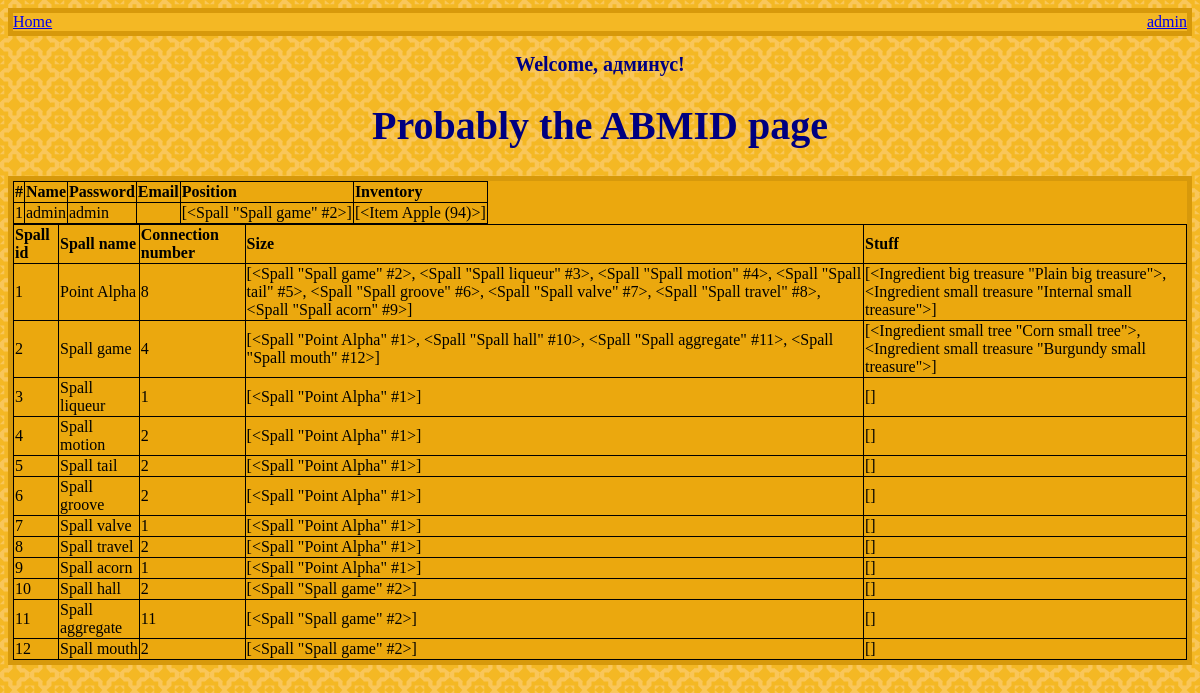
The page /admin (signed in) on the database its author committed.
### app.py (models this page shows, shortened)
class User(db.Model):
    id = db.Column(db.Integer, primary_key=True)
    name = db.Column(db.String(20), nullable=False)
    password = db.Column(db.String(100), nullable=False)
    email = db.Column(db.String(100))
    created_at = db.Column(db.DateTime(timezone=True), server_default=func.now())
    move = db.Column(db.String(100))
    bars = db.relationship("PlayerBar", backref="user")
    inventory = db.relationship("Item", backref="user")
    logs = db.Column(db.String(10000))

class Spall(db.Model):
    id = db.Column("id", db.Integer, primary_key=True)
    name = db.Column(db.String(40))
    nameorig = db.Column(db.Boolean)
    size = db.Column(db.Integer)
    awake = db.Column(db.Boolean)
    ingredients = db.relationship("Ingredient", backref="spall")
    bridges = db.relationship("Spall", secondary=bridges, primaryjoin=(bridges.c.primary == id),
                              secondaryjoin=(bridges.c.secondary == id), backref='spallings')
    guests = db.relationship("User", secondary=guestings, backref="position")
    def __repr__(self):
        return f'<Spall "{self.name}" #{self.id}>'

class Item(db.Model):
    id = db.Column(db.Integer, primary_key=True)
    name = db.Column(db.String(120), nullable=False)
    amount = db.Column(db.Integer, nullable=False)
    bars = db.relationship("ItemBar", backref="item")
    person_id = db.Column(db.Integer, db.ForeignKey('user.id'), nullable=False)
    def __repr__(self):
        return f'<Item {self.name} ({self.amount})>'

class Ingredient(db.Model):
    id = db.Column(db.Integer, primary_key=True)
    type = db.Column(db.String(120), nullable=False)
    name = db.Column(db.String(120), nullable=False)
    bars = db.relationship("IngBar", backref="ingredient")
    spall_id = db.Column(db.Integer, db.ForeignKey('spall.id'))
    def __repr__(self):
        return f'<Ingredient {self.type} "{self.name}">'

### app.py (the view)
@app.route('/admin', methods=['GET', 'POST'])
def admin():
    if "login" in session:
        if session["login"] == "admin":
            user_list = User.query.filter_by().all()
            return render_template('admin.html', listt=user_list, lenn=len(user_list),
                                   spalls=Spall.query.filter_by().all(), spalen=len(Spall.query.filter_by().all()))
        else:
            return redirect(url_for("homepage"))
    else:
        return redirect(url_for("login"))

### templates/admin.html
{% extends "base.html" %}
{%block content%}
<h2>Welcome, админус!</h2>
<h1>Probably the ABMID page</h1>
<div class="log">
    <table>
        <tr><th>#</th><th>Name</th><th>Password</th><th>Email</th><th>Position</th><th>Inventory</th></tr>
        {%for i in range(0, lenn)%}
        <tr><td>{{listt[i]["id"]}}</td><td>{{listt[i]["name"]}}</td><td>{{listt[i]["password"]}}</td><td>{{listt[i]["email"]}}</td><td>{{listt[i]["position"]}}</td><td>{{listt[i]["inventory"]}}</td></tr>
        {%endfor%}
    </table>
    <table>
        <tr><th>Spall  id</th><th>Spall name</th><th>Connection number</th><th>Size</th><th>Stuff</th></tr>
        {%for i in range(0, spalen)%}
        <tr><td>{{spalls[i].id}}</td><td>{{spalls[i].name}}</td><td>{{spalls[i].size}}</td><td>{{spalls[i].bridges}}</td><td>{{spalls[i].ingredients}}</td></tr>
        {%endfor%}
    </table>
</div>
{% endblock %}

### templates/base.html (shortened to what this page needs)
<!DOCTYPE html>
<html>
<head>
    <link rel="stylesheet" href="{{ url_for('static', filename='css/mystyle.css')}}">
</head>
<body>
<div class=nav>
    <a href="../">Home</a>
    <span style="float: right">
			{% if "login" in session %}
				<a href="../user" >{{session["login"]}}</a>
			{% else %}
				<a href="../login" >Sign in</a>
				<a href="../createaccount">Sign up</a>
			{% endif %}
			</span>
</div>
{%block content%}
{% endblock %}
</body>
</html>

### static/css/mystyle.css (style rules this page uses)
* { box-sizing: border-box; }
body { background-image: url("../img/yellow_back.png"); text-align: center; }
table, th, td { border: 1px solid black; border-collapse: collapse; }
h1 { color: navy; font-size: 40px; text-align: center; }
h2 { color: navy; font-size: 20px; text-align: center; }
.nav { display: block; border: 5px solid rgb(215,153,11); background-color: rgb(244,184,36); text-align: left; }
.log { margin: auto; border: 5px solid rgb(215,153,11); background-color: rgb(235, 168, 14); text-align: left; overflow-y: scroll; }

### rows shown on the page
User: id "1", name "admin", password "admin"
Spall: name+id "[<Spall \"Spall game\" #2>]", name+id "[<Spall \"Spall game\" #2>, <Spall \"Spall liqueur\" #3>, <Spall \"Spall motion\" #4>, <Spall \"Spall tail\" #5>, <Spall \"Spall groove\" #6>, <Spall \"Spall valve\" #7>, <Spall \"Spall travel\" #8>, <Spall \"Spall acorn\" #9>]" "[<Spall \"Spall game\" #2>]" "[<Spall \"Spall game\" #2>]" "[<Spall \"Spall game\" #2>]", id "2", name "Spall game", size "4"
Item: name+amount "[<Item Apple (94)>]"
Spall: id "1", name "Point Alpha", size "8", name+id "[<Spall \"Point Alpha\" #1>, <Spall \"Spall hall\" #10>, <Spall \"Spall aggregate\" #11>, <Spall \"Spall mouth\" #12>]" "[<Spall \"Point Alpha\" #1>]" "[<Spall \"Point Alpha\" #1>]" "[<Spall \"Point Alpha\" #1>]" "[<Spall \"Point Alpha\" #1>]" "[<Spall \"Point Alpha\" #1>]" "[<Spall \"Point Alpha\" #1>]" "[<Spall \"Point Alpha\" #1>]"
Ingredient: type+name "[<Ingredient big treasure \"Plain big treasure\">, <Ingredient small treasure \"Internal small treasure\">]"
Ingredient: type+name "[<Ingredient small tree \"Corn small tree\">, <Ingredient small treasure \"Burgundy small treasure\">]"
Spall: id "3", name "Spall liqueur", size "1"
Spall: id "4", name "Spall motion", size "2"
Spall: id "5", name "Spall tail", size "2"
Spall: id "6", name "Spall groove", size "2"
Spall: id "7", name "Spall valve", size "1"
Spall: id "8", name "Spall travel", size "2"
Spall: id "9", name "Spall acorn", size "1"
Spall: id "10", name "Spall hall", size "2"
Spall: id "11", name "Spall aggregate", size "11"
Spall: id "12", name "Spall mouth", size "2"

### other values the page prints
{{ session["login"] }} "admin"
{{ spalls[i].ingredients }} "[]" "[]" "[]" "[]" "[]" "[]" "[]" "[]" "[]" "[]"
